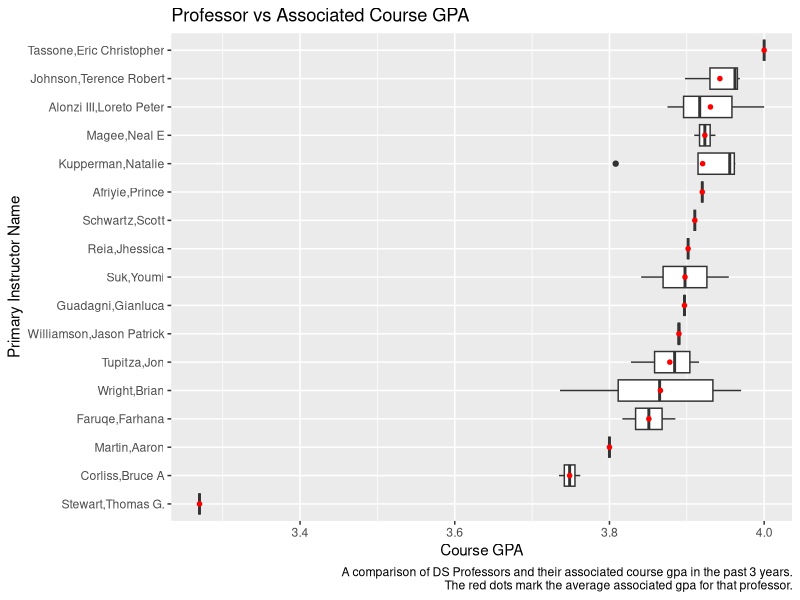
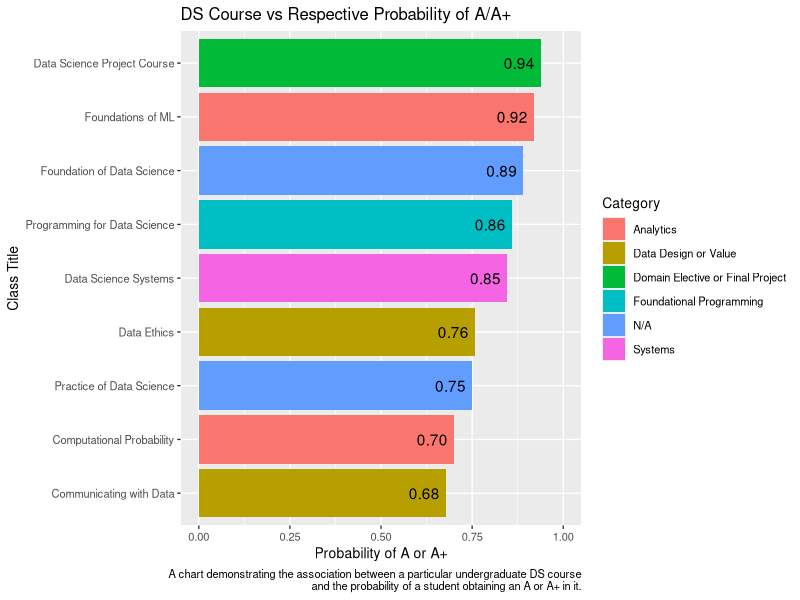
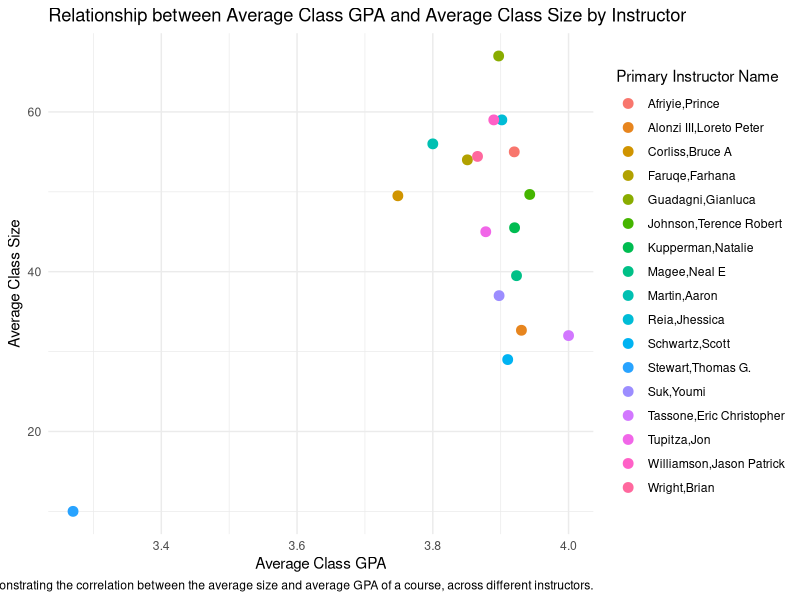
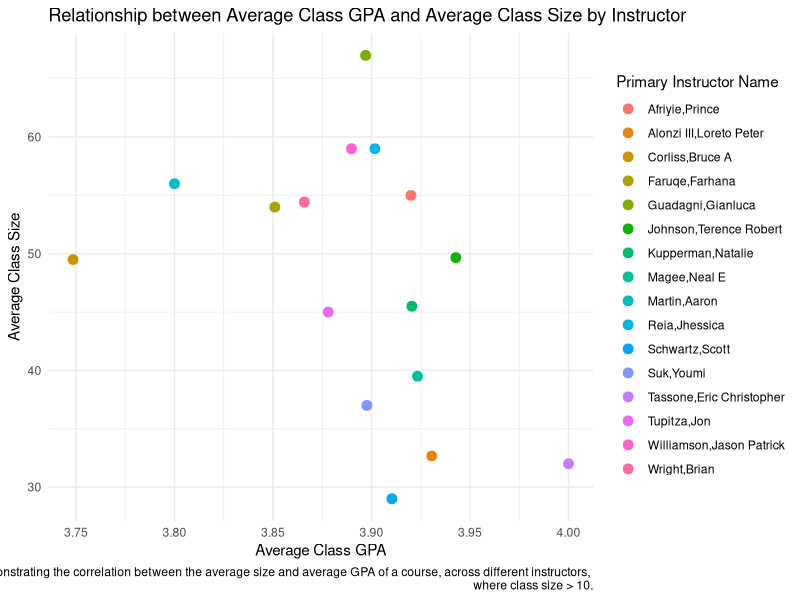

Write the R code that produced these figures, in order.
## ---- chunk 1
knitr::opts_chunk$set(echo = TRUE)
## ---- chunk 2
library(readxl)
library(ggplot2)
library(tidyverse)
## ---- chunk 3
ds_courses <- read_excel("ds_courses.xlsx"); ds_courses
## ---- chunk 4
# filter for undergrad
ds_courses <- filter(ds_courses, `Catalog Number` < 5000); ds_courses 
## ---- chunk 5
# select relevant columns for all questions
ds_courses <- select(ds_courses, `Catalog Number`, `Class Title`, `Primary Instructor Name`, 
                     `Course GPA`, `# of Students`, `A+`, A); ds_courses
## ---- chunk 6
# Q1
prof_gpas <- ds_courses %>% select(`Primary Instructor Name`, `Course GPA`) %>%     
  group_by(`Primary Instructor Name`) %>%
  summarize(avg_gpa = mean(`Course GPA`)) %>% arrange(desc(avg_gpa)); prof_gpas

prof_order <- fct_rev(factor(prof_gpas$`Primary Instructor Name`, 
                             levels=prof_gpas$`Primary Instructor Name`)); prof_order

prof_order_plot <- factor(ds_courses$`Primary Instructor Name`, levels=prof_order)

ggplot(ds_courses, aes(x=`Course GPA`, y=fct_rev(prof_order_plot))) + 
  geom_boxplot() + stat_summary(fun=mean, geom="point", shape=20, size=2, color="red") + 
  labs(title="Professor vs Associated Course GPA",
       y="Primary Instructor Name",
       caption="A comparison of DS Professors and their associated course gpa in the past 3 years.
       The red dots mark the average associated gpa for that professor.")



## ---- chunk 7
# Q2
grpd_courses <- ds_courses %>% select(`Class Title`, `# of Students`, `A+`, A) %>% 
  group_by(`Class Title`) %>% summarize(
    avg_stud = mean(`# of Students`), 
    `avg_A+` = mean(`A+`),
    avg_A = mean(A)); grpd_courses

prob_A <- (grpd_courses$avg_A + grpd_courses$`avg_A+`) / grpd_courses$avg_stud; prob_A

grpd_courses <- grpd_courses %>% mutate(prob_A) %>% arrange(desc(prob_A)); grpd_courses

classes <- fct_rev(factor(grpd_courses$`Class Title`, levels=grpd_courses$`Class Title`))

Category <- c("Domain Elective or Final Project", "Analytics", "N/A", "Foundational Programming", "Systems", "Data Design or Value", "N/A", "Analytics", "Data Design or Value")

ggplot(grpd_courses %>% mutate(Category), aes(x=prob_A, y=classes, fill=Category)) + geom_col() + xlim(0, 1) +
  theme_gray(base_size = 10) + geom_text(aes(label=format(round(prob_A, 2), nsmall = 2)), hjust=1.2) +
  labs(title="DS Course vs Respective Probability of A/A+",
      x="Probability of A or A+",
      y="Class Title",
      caption="A chart demonstrating the association between a particular undergraduate DS course
      and the probability of a student obtaining an A or A+ in it.")
  
  

## ---- chunk 8
#3.1
gpa_vs_size <- ds_courses %>%
  group_by(`Primary Instructor Name`) %>%
  summarize(avg_gpa = mean(`Course GPA`),
            avg_size = mean(`# of Students`))

# Plotting
ggplot(gpa_vs_size, aes(x=avg_gpa, y=avg_size)) +
  geom_point(size = 3,aes(color=`Primary Instructor Name`)) +
  labs(x = "Average Class GPA", y = "Average Class Size", title = "Relationship between Average Class GPA and Average Class Size by Instructor", caption="A plot demonstrating the correlation between the average size and average GPA of a course, across different instructors.") +
  theme_minimal() 
## ---- chunk 9
#3.2
gpa_vs_size_2 <- ds_courses %>%
  filter(`# of Students` > 10) %>%
  group_by(`Primary Instructor Name`) %>%
  summarize(avg_gpa = mean(`Course GPA`),
            avg_size = mean(`# of Students`))

# Plotting
ggplot(gpa_vs_size_2, aes(x=avg_gpa, y=avg_size)) +
  geom_point(size = 3,aes(color=`Primary Instructor Name`)) +
  labs(x = "Average Class GPA", y = "Average Class Size", title = "Relationship between Average Class GPA and Average Class Size by Instructor", caption="A plot demonstrating the correlation between the average size and average GPA of a course, across different instructors, 
       where class size > 10.") +
  theme_minimal() 
